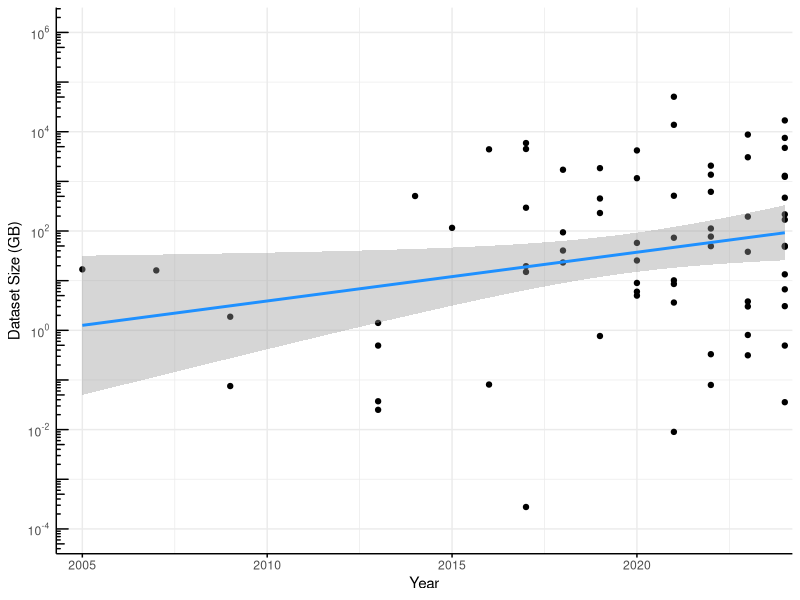
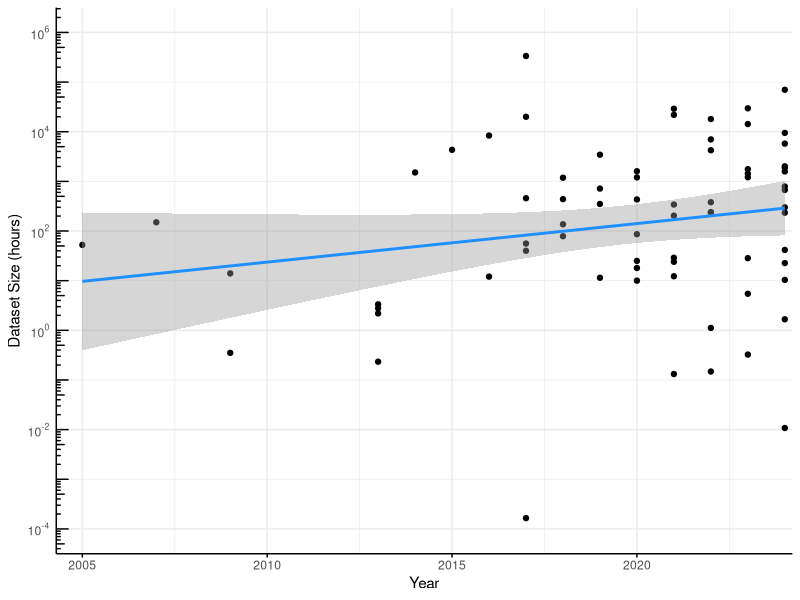
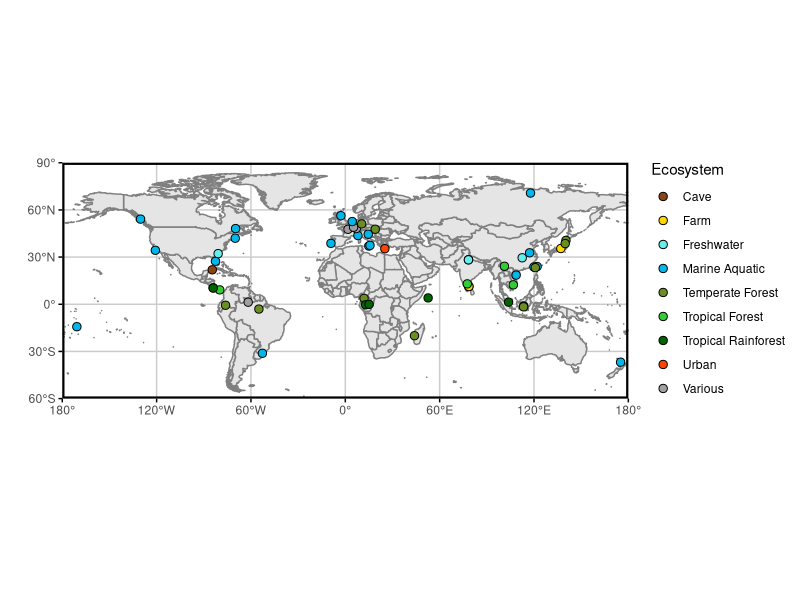
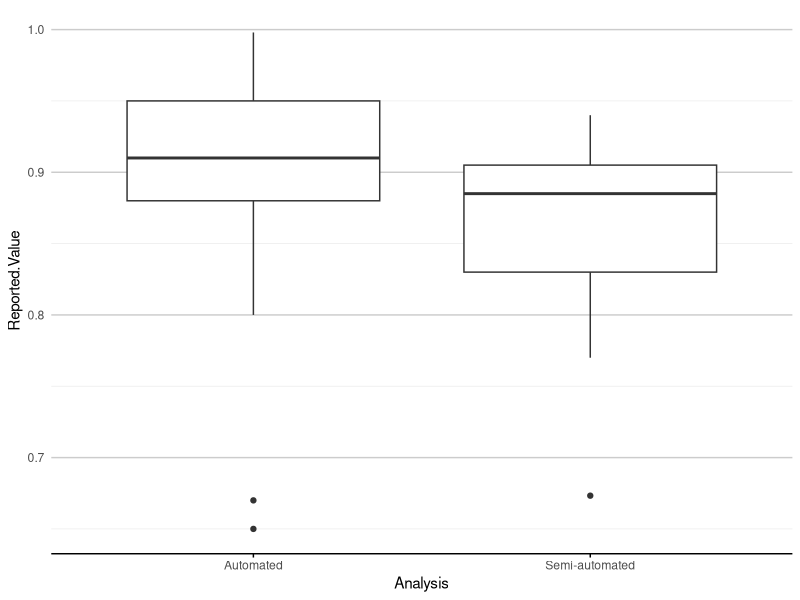
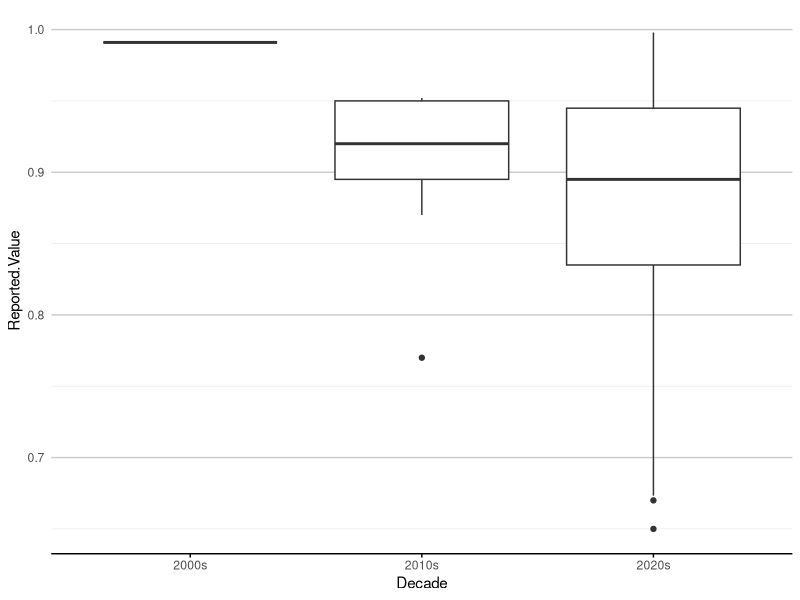
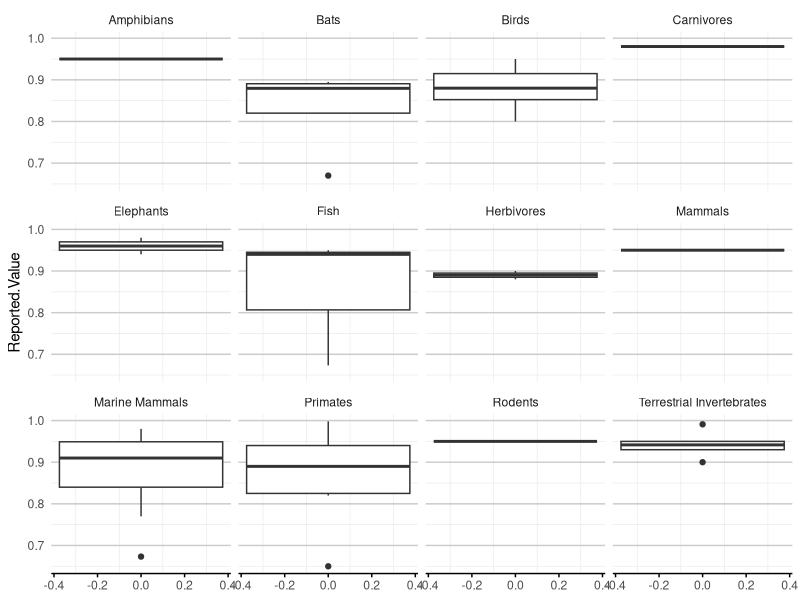
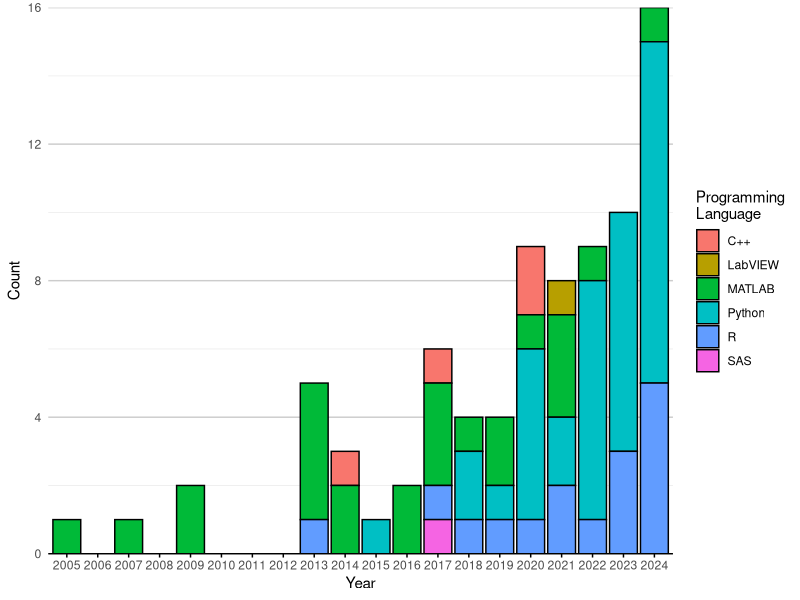
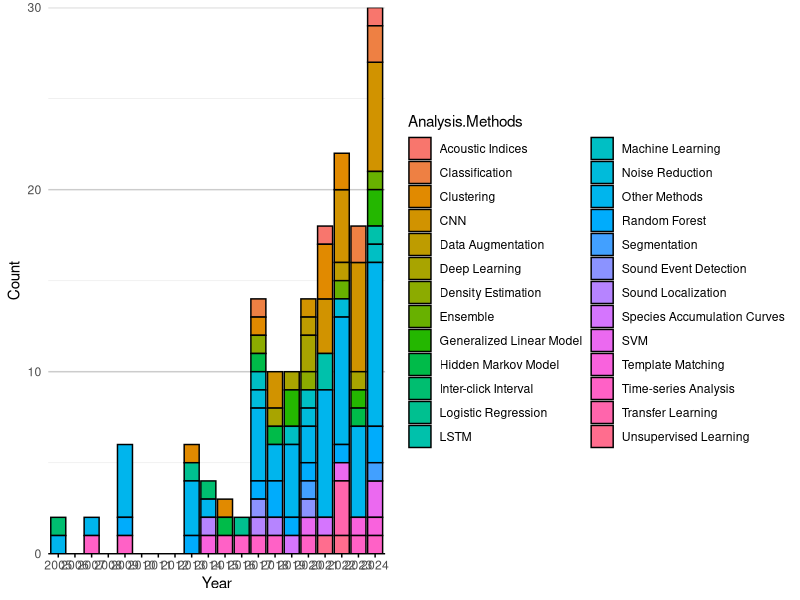

The R script that drew these images, in order:
## ---- chunk 1
library(ggplot2)
library(maps)
library(dplyr)
## ---- chunk 2
df <- read.csv("tagged_literature.csv")
#df$Year <- as.factor(df$Year)
## ---- chunk 3
log10_minor_break = function (...){
  function(x) {
    minx         = floor(min(log10(x), na.rm=T))-1;
    maxx         = ceiling(max(log10(x), na.rm=T))+1;
    n_major      = maxx-minx+1;
    major_breaks = seq(minx, maxx, by=1)
    minor_breaks = 
      rep(log10(seq(1, 9, by=4)), times = n_major)+
      rep(major_breaks, each = 9)
    return(10^(minor_breaks))
  }
}

log_breaks = function(maj, radix=10) {
  function(x) {
    minx         = floor(min(logb(x,radix), na.rm=T)) - 1
    maxx         = ceiling(max(logb(x,radix), na.rm=T)) + 1
    n_major      = maxx - minx + 1
    major_breaks = seq(minx, maxx, by=1)
    if (maj) {
      breaks = major_breaks
    } else {
      steps = logb(1:(radix-1),radix)
      breaks = rep(steps, times=n_major) +
               rep(major_breaks, each=radix-1)
    }
    radix^breaks
  }
}
scale_x_log_eng = function(..., radix=10) {
  scale_x_continuous(...,
                     trans=scales::log_trans(radix),
                     breaks=scales::log_breaks(TRUE, radix),
                     minor_breaks=scales::log_breaks(FALSE, radix))
}
scale_y_log_eng = function(..., radix=10) {
  scale_y_continuous(...,
                     trans=scales::log_trans(radix),
                     breaks=scales::log_breaks(TRUE, radix),
                     minor_breaks=scales::log_breaks(FALSE, radix))
}

p <- df |>
  tidyr::drop_na(Dataset.GB) |> 
  #filter(Year >= 2008) |>
  ggplot(aes(Year, Dataset.GB)) + 
  geom_point() + 
  scale_y_log10(
    limits = c(1e-4, 1e6),
    breaks = scales::trans_breaks("log10", function(x) 10^x),
    labels = scales::trans_format("log10", scales::math_format(10^.x))
  ) +
  annotation_logticks(side="l")+
  geom_smooth(method="lm", color = "dodgerblue") +
  scale_x_continuous(limits=c(2004.5, 2024), expand = c(0.01,0.01)) +
  labs(y="Dataset Size (GB)") +
  theme_minimal() +
  theme(axis.line = element_line(),
        axis.ticks.x = element_line())
p
ggsave("images/data_trend.png", p, width = 150, height = 80, units = "mm")

p <- df |>
  tidyr::drop_na(Dataset.Hours) |> 
  #filter(Year >= 2008) |>
  ggplot(aes(Year, Dataset.Hours)) + 
  geom_point() + 
  scale_y_log10(
    limits = c(1e-4, 1e6),
    breaks = scales::trans_breaks("log10", function(x) 10^x),
    labels = scales::trans_format("log10", scales::math_format(10^.x))
  ) +
  annotation_logticks(side="l")+
  geom_smooth(method="lm", color = "dodgerblue") +
  scale_x_continuous(limits=c(2004.5, 2024), expand = c(0.01,0.01)) +
  labs(y="Dataset Size (hours)") +
  theme_minimal() +
  theme(axis.line = element_line(),
        axis.ticks.x = element_line())
p
ggsave("images/hours_trend.png", p, width = 220, height = 110, units = "mm")
## ---- chunk 4
fit <- lm(log(Dataset.GB)~Year, data=df)
confint(fit, level = 0.95)
## ---- chunk 5
# Sample data
#coords <- c("-0.356251N,12.940863E;-0.078775N,15.127076E", "-0.078775N,15.1270777E")

# Function to convert coordinates to numeric values
convert_to_numeric <- function(coord_string) {
  # Split the string by comma
  parts <- strsplit(coord_string, ",")[[1]]
  #remove leading or trailing space
  
  # Extract latitude and longitude, handle direction
  lat <- as.numeric(gsub("[A-Z]", "", parts[1]))
  lon <- as.numeric(gsub("[A-Z]", "", parts[2]))
  
  # Check direction for latitude
  if (grepl("S", parts[1])) {
    lat <- -lat
  }
  
  # Check direction for longitude
  if (grepl("W", parts[2])) {
    lon <- -lon
  }
  
  return(paste0(c(lat, lon), collapse = ","))
}

Latlong_df <- df |>
  select(Latlong, Ecosystem) |>
  mutate(Latlong = strsplit(Latlong, ";")) |>
  tidyr::unnest(Latlong) |>
  mutate(Ecosystem = strsplit(Ecosystem, ", ")) |>
  tidyr::unnest(Ecosystem) |>
  mutate(Latlong = sapply(Latlong, convert_to_numeric),
         lat = sapply(strsplit(Latlong, ","), function(x) as.numeric(x[1])),
         long = sapply(strsplit(Latlong, ","), function(x) as.numeric(x[2]))
)

# Create the world map
world <- map_data("world")

ecosystem_colors <- c(
  "Tropical Forest" = "#32CD32",
  "Marine Aquatic" = "#00B7EB",
  "Various" = "#a0a0a0",
  "Tropical Rainforest" = "#006400",
  "Freshwater" = "#66EEEB",
  "Temperate Forest" = "#6B8E23",
  "Farm" = "#FFD700",
  "Cave" = "#8B4513",
  "Urban" = "#FF4500"
)

# Plotting
p <- ggplot() +
  # Add world map with light grey fill and dark grey borders
  geom_polygon(data = world, aes(x = long, y = lat, group = group), 
               fill = "grey90", color = "grey50") +
  # Add jittered points for different tags
  geom_jitter(data = Latlong_df, aes(x = long, y = lat, fill = Ecosystem), colour="black", size = 2.5, shape=21) +
  # Set coordinate system to map projection
  coord_fixed(ratio = 1, xlim = c(-180, 180), ylim = c(-60, 90), expand = FALSE) +
  # Custom breaks and labels for x (longitude) and y (latitude)
  scale_x_continuous(breaks = seq(-180, 180, by = 60),
                     labels = c("180°", "120°W", "60°W", "0°", "60°E", "120°E", "180°")) +
  scale_y_continuous(breaks = seq(-90, 90, by = 30),
                     labels = c("90°", "60°S", "30°S", "0°", "30°N", "60°N", "90°")) +
  scale_fill_manual(values = ecosystem_colors) +
  # Theme settings
  labs(x="",y="")+
  theme_minimal() +
  theme(
    axis.ticks = element_line(),
    panel.grid.major = element_line(color = "grey80"),    # Light grey grid lines
    panel.grid.minor = element_blank(),                   # No minor grid lines
    panel.border = element_rect(color = "black", fill = NA, linewidth=1.5),  # Black panel border
    axis.text.x = element_text(angle = 0, hjust = 0.5),   # Horizontal x-axis text
    legend.position = "right"                             # Legend on right
  )
p
ggsave("images/ecosystem_map.png", p, width = 240, height = 90, units = "mm")
## ---- chunk 6
bar_theme_x <- theme(panel.grid.major.x = element_blank(),
                   panel.grid.major.y = element_line(colour = "grey80"),
                   axis.line.x = element_line(colour="black"),
                   axis.ticks.x=element_line())
bar_theme_y <- theme(panel.grid.major.y = element_blank(),
                   panel.grid.major.x = element_line(colour = "grey80"),
                   axis.line.y = element_line(colour="black"),
                   axis.ticks.y=element_line())

include_missing_zero <- function(df, col){
  missing_years <- 2005:2024  # This creates c(2025, 2024)

  new_rows <- expand.grid(
    Year  = missing_years,  
    a     = df |> pull({{col}}) |> unique(), 
    Count = 0
  )
  
  colnames(new_rows)[2] <- col

  df <- df |>
    bind_rows(new_rows) |>
    distinct() 
  return(df)
}

keep_gt1 <- function(df, col, gt_n=1){
  total_counts <- df |>
    group_by(.data[[col]]) |>
    summarise(Total_Count = n(), .groups = 'drop') |>
    na.omit()

  methods_to_keep <- total_counts |>
    filter(Total_Count > gt_n) |>
    pull({{ col }})
    
  df[,col] <- ifelse(df[[col]] %in% methods_to_keep, df[[col]], "Other Methods")
  return(df)
}

barplot_counts <- function(df, col, col_title=col, prop=FALSE, year=TRUE, decade=FALSE, bar_col="dodgerblue"){
  if(decade){
    df <- df |>
      mutate(Year = case_when(
        Year >= 2000 & Year < 2010 ~ "2000s",
        Year >= 2010 & Year < 2020 ~ "2010s",
        Year >= 2020 & Year < 2030 ~ "2020s",
        TRUE ~ NA_character_  # Handle years outside these ranges
      ))
  }
  count_data <- df |>
    group_by(Year, .data[[col]], .drop=FALSE) |>
    summarise(Count = n(), .groups = 'drop') |>
    na.omit()
  
  total_count_per_year <- count_data |>
    group_by(Year, .drop=FALSE) |>
    summarise(Total = sum(Count), .groups = 'drop')
  
  count_data <- left_join(count_data, total_count_per_year, by = "Year") |>
    mutate(Percentage = (Count / Total) * 100) |>
    arrange(Year, .data[[col]])
  
  if(!decade){
    count_data <- count_data |>
    include_missing_zero(col)
  }
  
  if(!year){
    df <- df[df[,col] != "Other Methods",]
    p <- df |>
      ggplot(aes(y = reorder(.data[[col]], .data[[col]], FUN = length, decreasing = FALSE))) +
      geom_bar(stat = "count", fill = bar_col) +  # Fill bars with dodgerblue
      labs(x = "Count", y = col_title) +
      scale_x_continuous(expand = c(0,0))
  } else {
    if(prop){
      p <- count_data |> 
        ggplot(aes(x = factor(Year), y = Percentage, fill = .data[[col]], label=Count)) +
        geom_bar(stat = "identity", colour=ifelse(count_data$Count > 0, "black", NA)) +
        geom_label(
          aes(group = .data[[col]]),
          size = 3,
          position = position_stack(vjust = 0.5), 
          fill = "white",                # Optional: black background for contrast
          hjust = ifelse((count_data$Count <= 3) & count_data[[col]] %in% c("Log Magnitude", "Mel", "Data Augmentation", "Downsampling"), (1:nrow(count_data) - 1) %% 2, 0.5)
        ) +
        labs(x = ifelse(decade, "Decade", "Year"), y = "Percentage", fill = col_title) +
        scale_y_continuous(limits=c(0,102), expand=c(0,0)) #+ 
        #guides(fill = guide_legend(override.aes = list(colour = NA)))
    } else {
      p <- count_data |> 
        ggplot(aes(x = factor(Year), y = Count, fill = .data[[col]])) +
        geom_bar(stat = "identity", colour=ifelse(count_data$Count > 0, "black", NA)) +
        labs(x = ifelse(decade, "Decade", "Year"), y = "Count", fill = col_title) +
        scale_y_continuous(expand=c(0,0))
    }
  }
  p <- p + 
    #scale_fill_viridis_d()+
    theme_minimal() +
    guides(fill = guide_legend(override.aes = list(colour = "black")))+
    bar_theme_x
  return(p)
}
## ---- chunk 7
# Convert 'NA' to R's NA
df$Analysis[df$Analysis == "NA"] <- NA

p <- barplot_counts(df, "Analysis")
ggsave("images/analysis_year.png", p, width = 220, height = 80, units = "mm")
## ---- chunk 8
p <- df |>
  filter((Reported.Value != "") & (!is.na(Reported.Value))) |>
  mutate(Reported.Value = as.numeric(Reported.Value)) |>
  tidyr::drop_na(Reported.Value) |>
  ggplot(aes(x = Analysis, y = Reported.Value)) +
  geom_boxplot() +
  theme_minimal() +
  bar_theme_x
p
ggsave("images/analysis_reportedvalue.png", p, width = 240, height = 100, units = "mm")
## ---- chunk 9
p <- df |>
  filter((Reported.Value != "") & (!is.na(Reported.Value))) |>
  mutate(Reported.Value = as.numeric(Reported.Value)) |>
  tidyr::drop_na(Reported.Value) |>
  mutate(Decade = case_when(
    Year >= 2000 & Year < 2010 ~ "2000s",
    Year >= 2010 & Year < 2020 ~ "2010s",
    Year >= 2020 & Year < 2030 ~ "2020s",
    TRUE ~ NA_character_  # Handle years outside these ranges
  )) |>
  ggplot(aes(x = Decade, y = Reported.Value)) +
  geom_boxplot() +
  theme_minimal() +
  bar_theme_x
p
ggsave("images/decade_reportedvalue.png", p, width = 240, height = 100, units = "mm")
## ---- chunk 10
p <- df |>
  filter((Reported.Value != "") & (!is.na(Reported.Value))) |>
  mutate(Reported.Value = as.numeric(Reported.Value)) |>
  tidyr::drop_na(Reported.Value) |>
  mutate(Taxa = strsplit(as.character(Taxa), ", ")) |>
  tidyr::unnest(Taxa) |>
  ggplot(aes(y = Reported.Value)) +
  geom_boxplot() +
  theme_minimal() +
  bar_theme_x +
  facet_wrap(~Taxa)
p
ggsave("images/taxa_reportedvalue.png", p, width = 240, height = 100, units = "mm")
## ---- chunk 11
# Convert 'NA' to R's NA
df$Programming.Language[df$Programming.Language == "NA"] <- NA

# Split languages where there are multiple
df_lang <- df |>
  mutate(ProgLanguage = strsplit(as.character(Programming.Language), ", ")) |>
  tidyr::unnest(ProgLanguage)

df_lang |> 
  filter(Year >= 2020) |>
  group_by(ProgLanguage) |> 
  summarise(Count = n(), .groups = 'drop') |> 
  arrange(desc(Count))

p <- barplot_counts(df_lang, "ProgLanguage", "Programming\nLanguage")
p
ggsave("images/programminglanguage_year.png", p, width = 240, height = 100, units = "mm")
## ---- chunk 12
df_taxa <- df |>
  mutate(Taxa = strsplit(as.character(Taxa), ", ")) |>
  tidyr::unnest(Taxa)

spectral_15 <- c(
  "#9E0142",  # Deep red
  "#D53E4F",  # Bright red
  "#F46D43",  # Red-orange
  "#FDAE61",  # Orange
  "#FEE08B",  # Light orange-yellow
  "#FFFFBF",  # Pale yellow (midpoint)
  "#E6F598",  # Light yellow-green
  "#ABDFA1",  # Greenish
  "#66C2A5",  # Teal
  "#3288BD",  # Light blue
  "#5E4FA2",  # Blue-purple
  "#404788",  # Darker blue-purple
  "#2D2D66",  # Deep blue
  "#1A1A4C",  # Very deep blue
  "#0D0833"   # Near-black blue
)

p <- barplot_counts(df_taxa, "Taxa")
p <- p + scale_fill_manual(values = spectral_15)
ggsave("images/taxa_year.png", p, width = 240, height = 100, units = "mm")
## ---- chunk 13
df_analysis <- df |>
  mutate(Analysis.Methods = strsplit(as.character(Analysis.Methods), ", ")) |>
  tidyr::unnest(Analysis.Methods)

df_analysis <- keep_gt1(df_analysis, "Analysis.Methods")
  #filter(Analysis.Methods %in% methods_to_keep)
p <- barplot_counts(df_analysis, "Analysis.Methods")
p
ggsave("images/analysismethods_year.png", p, width = 240, height = 100, units = "mm")
p <- barplot_counts(df_analysis, "Analysis.Methods", year=FALSE)
p
ggsave("images/analysismethods_total.png", p, width = 240, height = 100, units = "mm")
## ---- chunk 14
df_tools <- df |>
  mutate(Automation.Tools = strsplit(as.character(Automation.Tools), ", ")) |>
  tidyr::unnest(Automation.Tools)

df_tools <- keep_gt1(df_tools, "Automation.Tools")

#filter(Analysis.Methods %in% methods_to_keep)
p <- barplot_counts(df_tools, "Automation.Tools", "Automation Tools")
p
ggsave("images/automationtools_year.png", p, width = 240, height = 120, units = "mm")
p <- barplot_counts(df_tools, "Automation.Tools", "Automation Tools", year = FALSE, bar_col="darkmagenta")
p
ggsave("images/automationtools_total.png", p, width = 240, height = 120, units = "mm")
## ---- chunk 15
df_code_available <- df |>
  mutate(Code.Availability = strsplit(as.character(Code.Availability), ", ")) |>
  tidyr::unnest(Code.Availability)

p <- barplot_counts(df_code_available, "Code.Availability", "Code\nAvailability")
p
ggsave("images/codeavailable_year.png", p, width = 240, height = 100, units = "mm")
## ---- chunk 16
df_data_available <- df |>
  mutate(Data.Availability = strsplit(as.character(Data.Availability), ", ")) |>
  tidyr::unnest(Data.Availability)

p <- barplot_counts(df_data_available, "Data.Availability", "Data\nAvailability")
p
ggsave("images/dataavailable_year.png", p, width = 240, height = 100, units = "mm")
## ---- chunk 17
#df |>
#  mutate(Automation.Tools = strsplit(as.character(Automation.Tools), ", ")) |>
#  tidyr::unnest(Automation.Tools) |>
#  pull(Automation.Tools) |> sort() |> unique()
## ---- chunk 18
#df |>
#  mutate(Analysis.Methods = strsplit(as.character(Analysis.Methods), ", ")) |>
#  tidyr::unnest(Analysis.Methods) |>
#  pull(Analysis.Methods) |> sort() |> unique()
## ---- chunk 19
df_eval <- df |>
  mutate(Evaluation.Method = strsplit(as.character(Evaluation.Method), ", ")) |>
  tidyr::unnest(Evaluation.Method)

df_eval <- keep_gt1(df_eval, "Evaluation.Method")
  #filter(Analysis.Methods %in% methods_to_keep)
p <- barplot_counts(df_eval, "Evaluation.Method", "Evaluation Method")
p <- p + scale_fill_brewer(palette = "Spectral")
ggsave("images/evaluationmethod_year.png", p, width = 240, height = 100, units = "mm")
## ---- chunk 20
#df |>
#  mutate(Preprocessing = strsplit(as.character(Preprocessing), ", ")) |>
#  tidyr::unnest(Preprocessing) |>
#  pull(Preprocessing) |> sort() |> unique()
## ---- chunk 21
df_pre <- df |>
  mutate(Preprocessing = strsplit(as.character(Preprocessing), ", ")) |>
  tidyr::unnest(Preprocessing)

df_pre <- keep_gt1(df_pre, "Preprocessing")
p <- barplot_counts(df_pre, "Preprocessing")
p
ggsave("images/preprocessing_year.png", p, width = 240, height = 100, units = "mm")
p <- barplot_counts(df_pre, "Preprocessing", prop=TRUE)
p
ggsave("images/preprocessing_prop_year.png", p, width = 240, height = 100, units = "mm")
p <- barplot_counts(df_pre, "Preprocessing", prop=TRUE, decade=TRUE)
p <- p + scale_fill_brewer(palette = "Spectral")
ggsave("images/preprocessing_prop_decade.png", p, width = 200, height = 80, units = "mm")
## ---- chunk 22
count_data <- df_lang |>
    group_by(Year, ProgLanguage, .drop=FALSE) |>
    summarise(Count = n(), .groups = 'drop') |>
    na.omit()
  
total_count_per_year <- count_data |>
  group_by(Year, .drop=FALSE) |>
  summarise(Total = sum(Count), .groups = 'drop')

count_data <- left_join(count_data, total_count_per_year, by = "Year") |>
  mutate(Percentage = (Count / Total) * 100) |>
  include_missing_zero('ProgLanguage')

count_data |> 
  ggplot(aes(x = factor(Year), y = Count, fill = ProgLanguage)) +
  geom_bar(stat = "identity", colour=ifelse(count_data$Count > 0, "black", NA)) +
  labs(x = "Year", y = "Count", fill = 'Language') +
  scale_y_continuous(expand=c(0,0))+
  theme_minimal() +
  guides(fill = guide_legend(override.aes = list(colour = "black")))+
  theme(panel.grid.major.x = element_blank(),
        panel.grid.major.y = element_line(colour = "grey80"),
        axis.line.x = element_line(colour="black"),
        #panel.grid = element_line(colour="lightgrey"),
        axis.ticks.x=element_line())
## ---- chunk 23
df_tools <- df |>
  mutate(Automation.Tools = strsplit(as.character(Automation.Tools), ", ")) |>
  tidyr::unnest(Automation.Tools) |>
  mutate(Taxa = strsplit(as.character(Taxa), ", ")) |>
  tidyr::unnest(Taxa)

df_tools <- keep_gt1(df_tools, "Automation.Tools")
p <- df_tools |>
  filter(Automation.Tools != "Other Methods") |>
      ggplot(aes(y = reorder(Automation.Tools, Automation.Tools, FUN = length, decreasing = FALSE), fill = Taxa)) +
      geom_bar(stat = "count", colour="black") +  # Fill bars with dodgerblue
      labs(x = "Count", y = "Automation Tools") +
      scale_x_continuous(expand = c(0,0)) +
  theme_minimal() +
  bar_theme_y
p
ggsave("images/automationtools_taxa.png", p, width = 240, height = 120, units = "mm")
## ---- chunk 24
df_analysis <- df |>
  mutate(Analysis.Methods = strsplit(as.character(Analysis.Methods), ", ")) |>
  tidyr::unnest(Analysis.Methods) |>
  mutate(Taxa = strsplit(as.character(Taxa), ", ")) |>
  tidyr::unnest(Taxa)

df_analysis <- keep_gt1(df_analysis, "Analysis.Methods")
p <- df_analysis |>
  filter(Analysis.Methods != "Other Methods") |>
      ggplot(aes(y = reorder(Analysis.Methods, Analysis.Methods, FUN = length, decreasing = FALSE), fill = Taxa)) +
      geom_bar(stat = "count", colour="black") +  # Fill bars with dodgerblue
      labs(x = "Count", y = "Analysis Methods") +
      scale_x_continuous(expand = c(0,0)) +
  theme_minimal() +
  bar_theme_y
p
ggsave("images/analysismethods_taxa.png", p, width = 240, height = 120, units = "mm")
## ---- chunk 25
df_analysis <- df |>
  # Unnest Analysis.Methods
  mutate(Analysis.Methods = strsplit(as.character(Analysis.Methods), ", ")) |>
  tidyr::unnest(Analysis.Methods) |>
  keep_gt1("Analysis.Methods") |>
  #filter(Analysis.Methods != "Other Methods") |>
  # Unnest Automation.Tools (assuming it exists in df)
  mutate(Automation.Tools = strsplit(as.character(Automation.Tools), ", ")) |>
  tidyr::unnest(Automation.Tools) |>
  keep_gt1("Automation.Tools", gt_n=2) |>
  #filter(Automation.Tools != "Other Methods") |>
  # Unnest Taxa
  mutate(Taxa = strsplit(as.character(Taxa), ", ")) |>
  tidyr::unnest(Taxa) |>
  # Pivot to long format for faceting
  tidyr::pivot_longer(
    cols = c("Analysis.Methods", "Automation.Tools"),
    names_to = "Category",
    values_to = "Method.Tool"
  ) |>
  mutate(Category = stringr::str_replace(Category, "\\.", " "))
  # Filter out "Other Methods" equivalent

# Plot with facet_grid
p <- df_analysis |>
  ggplot(aes(y = reorder(Method.Tool, Method.Tool, FUN = length, decreasing = FALSE), fill = Taxa)) +
  geom_bar(stat = "count", colour = "black") +
  labs(x = "Count", y = NULL) +  # Remove y-axis label since facets will label it
  scale_x_continuous(expand = c(0, 0)) +
  facet_wrap(~Category, scales = "free_y", ncol = 2) +  # Facet by Category
  theme_minimal() +
  bar_theme_y  # Assuming this is a custom theme defined elsewhere

# Display and save
p <- p + scale_fill_manual(values=spectral_15)
ggsave("images/analysismethods_automation_taxa.png", p, width = 300, height = 130, units = "mm")
#df_analysis |> filter(Category == "Analysis.Methods") |> pull(Method.Tool) |> unique() |> sort()
## ---- chunk 26
#x axis-year, y-axcis, manual.automatic.semiautomatic

# Assuming your dataframe is called 'df'
# First, preprocess the Monitoring.Year column
df_expandyear <- df |>
  filter(!is.na(Monitoring.Year)) |>
  #select(Monitoring.Year) |>
  # Separate comma-separated values into rows
  tidyr::separate_rows(Monitoring.Year, sep = ",") |>
  # Clean up any whitespace
  mutate(Monitoring.Year = trimws(Monitoring.Year)) |>
  # Create a new column that expands hyphenated years
  mutate(Expanded_Years = purrr::map(Monitoring.Year, function(x) {
    if (stringr::str_detect(x, "-")) {
      range <- stringr::str_split(x, "-")[[1]] |> as.numeric()
      return(seq(range[1], range[2]))
    } else {
      return(as.numeric(x))
    }
  })) |>
  # Unnest the list column into individual rows
  tidyr::unnest(Expanded_Years) # Create the boxplot
  
df |>
  ggplot(aes(x=Year, fill=Analysis)) +
  geom_bar(stat="count", colour="black") +
  #ggplot(aes(x = Analysis, y = Expanded_Years)) +
  #geom_boxplot() +
  # Customize the plot
  #make breaks pretty
  scale_y_continuous(expand = c(0,0), breaks = pretty) +
  scale_x_continuous(expand = c(0,0), breaks = pretty) +
  labs(title = "Analysis Type by Year",
       x = "Monitoring Year",
       y = "Count") +
  # Rotate x-axis labels if needed
  theme(panel.grid.major.x = element_blank(),
        panel.grid.major.y = element_line(colour = "grey80"),
        axis.line.x = element_line(colour="black"),
        axis.ticks.x=element_line())+
  # Ensure proper spacing
  theme_minimal() +
  bar_theme_x
## ---- chunk 27
#correlation plot between monitoring year and publication year
ggplot(df_expandyear, aes(x=Expanded_Years, y=Year, colour=Title)) +
  geom_point() +
  geom_smooth(method="lm", color = "dodgerblue") +
  labs(title = "Correlation between Monitoring Year and Publication Year",
       x = "Monitoring Year",
       y = "Publication Year") +
  theme_minimal() + 
  #hide legend
  theme(legend.position="none")
## ---- chunk 28
# install.packages("devtools")
#devtools::install_github("davidsjoberg/ggsankey")
#library(ggsankey)
## ---- chunk 29
# Create data frame with flows between stages
# Create the data frame for ggsankey
## ---- chunk 30
df |>
  mutate(Gaps = strsplit(as.character(Gaps), ", |; ")) |>
  tidyr::unnest(Gaps) |>
  mutate(Gaps = trimws(Gaps)) |>
  pull(Gaps) |> sort() |> unique()
